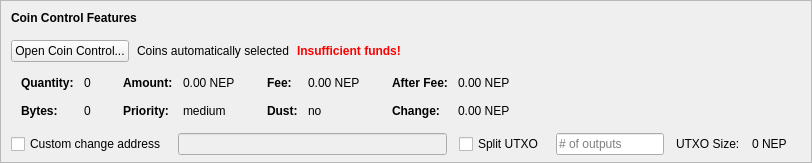
    <widget class="QFrame" name="frameCoinControl">
     <property name="sizePolicy">
      <sizepolicy hsizetype="Expanding" vsizetype="Expanding">
       <horstretch>0</horstretch>
       <verstretch>0</verstretch>
      </sizepolicy>
     </property>
     <property name="maximumSize">
      <size>
       <width>16777215</width>
       <height>16777215</height>
      </size>
     </property>
     <property name="frameShape">
      <enum>QFrame::StyledPanel</enum>
     </property>
     <property name="frameShadow">
      <enum>QFrame::Sunken</enum>
     </property>
     <layout class="QVBoxLayout" name="verticalLayoutCoinControl2">
      <property name="spacing">
       <number>0</number>
      </property>
      <property name="leftMargin">
       <number>0</number>
      </property>
      <property name="topMargin">
       <number>0</number>
      </property>
      <property name="rightMargin">
       <number>0</number>
      </property>
      <property name="bottomMargin">
       <number>6</number>
      </property>
      <item>
       <layout class="QVBoxLayout" name="verticalLayoutCoinControl" stretch="0,0,0,0,1">
        <property name="spacing">
         <number>0</number>
        </property>
        <property name="leftMargin">
         <number>10</number>
        </property>
        <property name="topMargin">
         <number>10</number>
        </property>
        <item>
         <layout class="QHBoxLayout" name="horizontalLayoutCoinControl1">
          <property name="bottomMargin">
           <number>15</number>
          </property>
          <item>
           <widget class="QLabel" name="labelCoinControlFeatures">
            <property name="sizePolicy">
             <sizepolicy hsizetype="Preferred" vsizetype="Maximum">
              <horstretch>0</horstretch>
              <verstretch>0</verstretch>
             </sizepolicy>
            </property>
            <property name="font">
             <font>
              <weight>75</weight>
              <bold>true</bold>
             </font>
            </property>
            <property name="styleSheet">
             <string notr="true">font-weight:bold;</string>
            </property>
            <property name="text">
             <string>Coin Control Features</string>
            </property>
           </widget>
          </item>
         </layout>
        </item>
        <item>
         <layout class="QHBoxLayout" name="horizontalLayoutCoinControl2" stretch="0,0,0,0">
          <property name="spacing">
           <number>8</number>
          </property>
          <property name="bottomMargin">
           <number>10</number>
          </property>
          <item>
           <widget class="QPushButton" name="pushButtonCoinControl">
            <property name="styleSheet">
             <string notr="true"/>
            </property>
            <property name="text">
             <string>Open Coin Control...</string>
            </property>
            <property name="autoDefault">
             <bool>false</bool>
            </property>
           </widget>
          </item>
          <item>
           <widget class="QLabel" name="labelCoinControlAutomaticallySelected">
            <property name="text">
             <string>Coins automatically selected</string>
            </property>
            <property name="margin">
             <number>5</number>
            </property>
           </widget>
          </item>
          <item>
           <widget class="QLabel" name="labelCoinControlInsuffFunds">
            <property name="font">
             <font>
              <weight>75</weight>
              <bold>true</bold>
             </font>
            </property>
            <property name="styleSheet">
             <string notr="true">color:red;font-weight:bold;</string>
            </property>
            <property name="text">
             <string>Insufficient funds!</string>
            </property>
            <property name="margin">
             <number>5</number>
            </property>
           </widget>
          </item>
          <item>
           <spacer name="horizontalSpacerCoinControl">
            <property name="orientation">
             <enum>Qt::Horizontal</enum>
            </property>
            <property name="sizeHint" stdset="0">
             <size>
              <width>40</width>
              <height>1</height>
             </size>
            </property>
           </spacer>
          </item>
         </layout>
        </item>
        <item>
         <widget class="QWidget" name="widgetCoinControl" native="true">
          <property name="sizePolicy">
           <sizepolicy hsizetype="Preferred" vsizetype="Preferred">
            <horstretch>0</horstretch>
            <verstretch>0</verstretch>
           </sizepolicy>
          </property>
          <property name="minimumSize">
           <size>
            <width>0</width>
            <height>0</height>
           </size>
          </property>
          <property name="styleSheet">
           <string notr="true"/>
          </property>
          <layout class="QHBoxLayout" name="horizontalLayoutCoinControl5">
           <property name="leftMargin">
            <number>0</number>
           </property>
           <property name="topMargin">
            <number>0</number>
           </property>
           <property name="rightMargin">
            <number>0</number>
           </property>
           <property name="bottomMargin">
            <number>0</number>
           </property>
           <item>
            <layout class="QHBoxLayout" name="horizontalLayoutCoinControl3" stretch="0,0,0,1">
             <property name="spacing">
              <number>20</number>
             </property>
             <property name="topMargin">
              <number>0</number>
             </property>
             <property name="bottomMargin">
              <number>10</number>
             </property>
             <item>
              <layout class="QFormLayout" name="formLayoutCoinControl1">
               <property name="horizontalSpacing">
                <number>10</number>
               </property>
               <property name="verticalSpacing">
                <number>14</number>
               </property>
               <property name="leftMargin">
                <number>10</number>
               </property>
               <property name="topMargin">
                <number>4</number>
               </property>
               <property name="rightMargin">
                <number>6</number>
               </property>
               <item row="0" column="0">
                <widget class="QLabel" name="labelCoinControlQuantityText">
                 <property name="font">
                  <font>
                   <weight>75</weight>
                   <bold>true</bold>
                  </font>
                 </property>
                 <property name="text">
                  <string>Quantity:</string>
                 </property>
                 <property name="margin">
                  <number>0</number>
                 </property>
                </widget>
               </item>
               <item row="0" column="1">
                <widget class="QLabel" name="labelCoinControlQuantity">
                 <property name="cursor">
                  <cursorShape>IBeamCursor</cursorShape>
                 </property>
                 <property name="contextMenuPolicy">
                  <enum>Qt::ActionsContextMenu</enum>
                 </property>
                 <property name="text">
                  <string notr="true">0</string>
                 </property>
                 <property name="margin">
                  <number>0</number>
                 </property>
                 <property name="textInteractionFlags">
                  <set>Qt::LinksAccessibleByMouse|Qt::TextSelectableByKeyboard|Qt::TextSelectableByMouse</set>
                 </property>
                </widget>
               </item>
               <item row="1" column="0">
                <widget class="QLabel" name="labelCoinControlBytesText">
                 <property name="font">
                  <font>
                   <weight>75</weight>
                   <bold>true</bold>
                  </font>
                 </property>
                 <property name="text">
                  <string>Bytes:</string>
                 </property>
                </widget>
               </item>
               <item row="1" column="1">
                <widget class="QLabel" name="labelCoinControlBytes">
                 <property name="cursor">
                  <cursorShape>IBeamCursor</cursorShape>
                 </property>
                 <property name="contextMenuPolicy">
                  <enum>Qt::ActionsContextMenu</enum>
                 </property>
                 <property name="text">
                  <string notr="true">0</string>
                 </property>
                 <property name="textInteractionFlags">
                  <set>Qt::LinksAccessibleByMouse|Qt::TextSelectableByKeyboard|Qt::TextSelectableByMouse</set>
                 </property>
                </widget>
               </item>
              </layout>
             </item>
             <item>
              <layout class="QFormLayout" name="formLayoutCoinControl2">
               <property name="horizontalSpacing">
                <number>10</number>
               </property>
               <property name="verticalSpacing">
                <number>14</number>
               </property>
               <property name="leftMargin">
                <number>6</number>
               </property>
               <property name="topMargin">
                <number>4</number>
               </property>
               <property name="rightMargin">
                <number>6</number>
               </property>
               <item row="0" column="0">
                <widget class="QLabel" name="labelCoinControlAmountText">
                 <property name="font">
                  <font>
                   <weight>75</weight>
                   <bold>true</bold>
                  </font>
                 </property>
                 <property name="text">
                  <string>Amount:</string>
                 </property>
                 <property name="margin">
                  <number>0</number>
                 </property>
                </widget>
               </item>
               <item row="0" column="1">
                <widget class="QLabel" name="labelCoinControlAmount">
                 <property name="cursor">
                  <cursorShape>IBeamCursor</cursorShape>
                 </property>
                 <property name="contextMenuPolicy">
                  <enum>Qt::ActionsContextMenu</enum>
                 </property>
                 <property name="text">
                  <string notr="true">0.00 NEP</string>
                 </property>
                 <property name="textInteractionFlags">
                  <set>Qt::LinksAccessibleByMouse|Qt::TextSelectableByKeyboard|Qt::TextSelectableByMouse</set>
                 </property>
                </widget>
               </item>
               <item row="1" column="0">
                <widget class="QLabel" name="labelCoinControlPriorityText">
                 <property name="font">
                  <font>
                   <weight>75</weight>
                   <bold>true</bold>
                  </font>
                 </property>
                 <property name="text">
                  <string>Priority:</string>
                 </property>
                </widget>
               </item>
               <item row="1" column="1">
                <widget class="QLabel" name="labelCoinControlPriority">
                 <property name="cursor">
                  <cursorShape>IBeamCursor</cursorShape>
                 </property>
                 <property name="contextMenuPolicy">
                  <enum>Qt::ActionsContextMenu</enum>
                 </property>
                 <property name="text">
                  <string>medium</string>
                 </property>
                 <property name="textInteractionFlags">
                  <set>Qt::LinksAccessibleByMouse|Qt::TextSelectableByKeyboard|Qt::TextSelectableByMouse</set>
                 </property>
                </widget>
               </item>
              </layout>
             </item>
             <item>
              <layout class="QFormLayout" name="formLayoutCoinControl3">
               <property name="horizontalSpacing">
                <number>10</number>
               </property>
               <property name="verticalSpacing">
                <number>14</number>
               </property>
               <property name="leftMargin">
                <number>6</number>
               </property>
               <property name="topMargin">
                <number>4</number>
               </property>
               <property name="rightMargin">
                <number>6</number>
               </property>
               <item row="0" column="0">
                <widget class="QLabel" name="labelCoinControlFeeText">
                 <property name="font">
                  <font>
                   <weight>75</weight>
                   <bold>true</bold>
                  </font>
                 </property>
                 <property name="text">
                  <string>Fee:</string>
                 </property>
                 <property name="margin">
                  <number>0</number>
                 </property>
                </widget>
               </item>
               <item row="0" column="1">
                <widget class="QLabel" name="labelCoinControlFee">
                 <property name="cursor">
                  <cursorShape>IBeamCursor</cursorShape>
                 </property>
                 <property name="contextMenuPolicy">
                  <enum>Qt::ActionsContextMenu</enum>
                 </property>
                 <property name="text">
                  <string notr="true">0.00 NEP</string>
                 </property>
                 <property name="textInteractionFlags">
                  <set>Qt::LinksAccessibleByMouse|Qt::TextSelectableByKeyboard|Qt::TextSelectableByMouse</set>
                 </property>
                </widget>
               </item>
               <item row="1" column="0">
                <widget class="QLabel" name="labelCoinControlLowOutputText">
                 <property name="font">
                  <font>
                   <weight>75</weight>
                   <bold>true</bold>
                  </font>
                 </property>
                 <property name="text">
                  <string>Dust:</string>
                 </property>
                </widget>
               </item>
               <item row="1" column="1">
                <widget class="QLabel" name="labelCoinControlLowOutput">
                 <property name="cursor">
                  <cursorShape>IBeamCursor</cursorShape>
                 </property>
                 <property name="contextMenuPolicy">
                  <enum>Qt::ActionsContextMenu</enum>
                 </property>
                 <property name="text">
                  <string>no</string>
                 </property>
                 <property name="textInteractionFlags">
                  <set>Qt::LinksAccessibleByMouse|Qt::TextSelectableByKeyboard|Qt::TextSelectableByMouse</set>
                 </property>
                </widget>
               </item>
              </layout>
             </item>
             <item>
              <layout class="QFormLayout" name="formLayoutCoinControl4">
               <property name="horizontalSpacing">
                <number>10</number>
               </property>
               <property name="verticalSpacing">
                <number>14</number>
               </property>
               <property name="leftMargin">
                <number>6</number>
               </property>
               <property name="topMargin">
                <number>4</number>
               </property>
               <property name="rightMargin">
                <number>6</number>
               </property>
               <item row="0" column="0">
                <widget class="QLabel" name="labelCoinControlAfterFeeText">
                 <property name="font">
                  <font>
                   <weight>75</weight>
                   <bold>true</bold>
                  </font>
                 </property>
                 <property name="text">
                  <string>After Fee:</string>
                 </property>
                 <property name="margin">
                  <number>0</number>
                 </property>
                </widget>
               </item>
               <item row="0" column="1">
                <widget class="QLabel" name="labelCoinControlAfterFee">
                 <property name="cursor">
                  <cursorShape>IBeamCursor</cursorShape>
                 </property>
                 <property name="contextMenuPolicy">
                  <enum>Qt::ActionsContextMenu</enum>
                 </property>
                 <property name="text">
                  <string notr="true">0.00 NEP</string>
                 </property>
                 <property name="textInteractionFlags">
                  <set>Qt::LinksAccessibleByMouse|Qt::TextSelectableByKeyboard|Qt::TextSelectableByMouse</set>
                 </property>
                </widget>
               </item>
               <item row="1" column="0">
                <widget class="QLabel" name="labelCoinControlChangeText">
                 <property name="font">
                  <font>
                   <weight>75</weight>
                   <bold>true</bold>
                  </font>
                 </property>
                 <property name="text">
                  <string>Change:</string>
                 </property>
                </widget>
               </item>
               <item row="1" column="1">
                <widget class="QLabel" name="labelCoinControlChange">
                 <property name="cursor">
                  <cursorShape>IBeamCursor</cursorShape>
                 </property>
                 <property name="contextMenuPolicy">
                  <enum>Qt::ActionsContextMenu</enum>
                 </property>
                 <property name="text">
                  <string notr="true">0.00 NEP</string>
                 </property>
                 <property name="textInteractionFlags">
                  <set>Qt::LinksAccessibleByMouse|Qt::TextSelectableByKeyboard|Qt::TextSelectableByMouse</set>
                 </property>
                </widget>
               </item>
              </layout>
             </item>
            </layout>
           </item>
          </layout>
         </widget>
        </item>
        <item>
         <layout class="QHBoxLayout" name="horizontalLayoutCoinControl4" stretch="0,0,0,0,0,0,0">
          <property name="spacing">
           <number>12</number>
          </property>
          <property name="sizeConstraint">
           <enum>QLayout::SetDefaultConstraint</enum>
          </property>
          <property name="topMargin">
           <number>5</number>
          </property>
          <property name="rightMargin">
           <number>5</number>
          </property>
          <item>
           <widget class="QCheckBox" name="checkBoxCoinControlChange">
            <property name="toolTip">
             <string>If this is activated, but the change address is empty or invalid, change will be sent to a newly generated address.</string>
            </property>
            <property name="text">
             <string>Custom change address</string>
            </property>
           </widget>
          </item>
          <item>
           <widget class="QValidatedLineEdit" name="lineEditCoinControlChange">
            <property name="enabled">
             <bool>false</bool>
            </property>
            <property name="sizePolicy">
             <sizepolicy hsizetype="Expanding" vsizetype="Fixed">
              <horstretch>0</horstretch>
              <verstretch>0</verstretch>
             </sizepolicy>
            </property>
           </widget>
          </item>
          <item>
           <widget class="QCheckBox" name="splitBlockCheckBox">
            <property name="text">
             <string>Split UTXO</string>
            </property>
           </widget>
          </item>
          <item>
           <widget class="QLineEdit" name="splitBlockLineEdit">
            <property name="sizePolicy">
             <sizepolicy hsizetype="Fixed" vsizetype="Fixed">
              <horstretch>50</horstretch>
              <verstretch>0</verstretch>
             </sizepolicy>
            </property>
            <property name="placeholderText">
             <string># of outputs</string>
            </property>
           </widget>
          </item>
          <item>
           <widget class="QLabel" name="labelBlockSizeText">
            <property name="text">
             <string>UTXO Size:</string>
            </property>
           </widget>
          </item>
          <item>
           <widget class="QLabel" name="labelBlockSize">
            <property name="text">
             <string>0 NEP</string>
            </property>
           </widget>
          </item>
          <item>
           <widget class="QLabel" name="labelCoinControlChangeLabel">
            <property name="sizePolicy">
             <sizepolicy hsizetype="Preferred" vsizetype="Expanding">
              <horstretch>0</horstretch>
              <verstretch>0</verstretch>
             </sizepolicy>
            </property>
            <property name="minimumSize">
             <size>
              <width>0</width>
              <height>0</height>
             </size>
            </property>
            <property name="text">
             <string/>
            </property>
            <property name="margin">
             <number>3</number>
            </property>
           </widget>
          </item>
         </layout>
        </item>
        <item>
         <spacer name="verticalSpacerCoinControl">
          <property name="orientation">
           <enum>Qt::Vertical</enum>
          </property>
          <property name="sizeHint" stdset="0">
           <size>
            <width>800</width>
            <height>1</height>
           </size>
          </property>
         </spacer>
        </item>
       </layout>
      </item>
     </layout>
    </widget>
